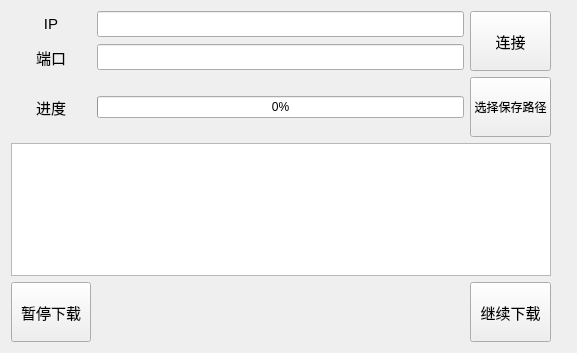
<?xml version="1.0" encoding="UTF-8"?>
<ui version="4.0">
 <class>Client</class>
 <widget class="QWidget" name="Client">
  <property name="geometry">
   <rect>
    <x>0</x>
    <y>0</y>
    <width>577</width>
    <height>353</height>
   </rect>
  </property>
  <property name="minimumSize">
   <size>
    <width>0</width>
    <height>0</height>
   </size>
  </property>
  <property name="windowTitle">
   <string>Form</string>
  </property>
  <layout class="QHBoxLayout" name="horizontalLayout">
   <item>
    <layout class="QGridLayout" name="gridLayout">
     <item row="0" column="2" rowspan="2">
      <widget class="QPushButton" name="pushButton_connect">
       <property name="minimumSize">
        <size>
         <width>40</width>
         <height>60</height>
        </size>
       </property>
       <property name="font">
        <font>
         <pointsize>11</pointsize>
        </font>
       </property>
       <property name="text">
        <string>连接</string>
       </property>
      </widget>
     </item>
     <item row="1" column="1">
      <widget class="QLineEdit" name="lineEdit_port">
       <property name="minimumSize">
        <size>
         <width>0</width>
         <height>25</height>
        </size>
       </property>
       <property name="font">
        <font>
         <pointsize>11</pointsize>
        </font>
       </property>
       <property name="text">
        <string/>
       </property>
      </widget>
     </item>
     <item row="3" column="0" colspan="3">
      <widget class="QTextEdit" name="textEdit_filemsg">
       <property name="readOnly">
        <bool>true</bool>
       </property>
      </widget>
     </item>
     <item row="0" column="0">
      <widget class="QLabel" name="label">
       <property name="minimumSize">
        <size>
         <width>0</width>
         <height>25</height>
        </size>
       </property>
       <property name="font">
        <font>
         <pointsize>11</pointsize>
        </font>
       </property>
       <property name="text">
        <string>IP</string>
       </property>
       <property name="alignment">
        <set>Qt::AlignCenter</set>
       </property>
      </widget>
     </item>
     <item row="2" column="0">
      <widget class="QLabel" name="label_3">
       <property name="font">
        <font>
         <pointsize>11</pointsize>
        </font>
       </property>
       <property name="text">
        <string>进度</string>
       </property>
       <property name="alignment">
        <set>Qt::AlignCenter</set>
       </property>
      </widget>
     </item>
     <item row="0" column="1">
      <widget class="QLineEdit" name="lineEdit_ip">
       <property name="minimumSize">
        <size>
         <width>0</width>
         <height>25</height>
        </size>
       </property>
       <property name="font">
        <font>
         <pointsize>11</pointsize>
        </font>
       </property>
       <property name="text">
        <string/>
       </property>
      </widget>
     </item>
     <item row="1" column="0">
      <widget class="QLabel" name="label_2">
       <property name="minimumSize">
        <size>
         <width>0</width>
         <height>25</height>
        </size>
       </property>
       <property name="font">
        <font>
         <pointsize>11</pointsize>
        </font>
       </property>
       <property name="text">
        <string>端口</string>
       </property>
       <property name="alignment">
        <set>Qt::AlignCenter</set>
       </property>
      </widget>
     </item>
     <item row="2" column="1">
      <widget class="QProgressBar" name="progressBar">
       <property name="value">
        <number>0</number>
       </property>
      </widget>
     </item>
     <item row="4" column="0">
      <widget class="QPushButton" name="pushButton_pause">
       <property name="minimumSize">
        <size>
         <width>0</width>
         <height>60</height>
        </size>
       </property>
       <property name="font">
        <font>
         <pointsize>11</pointsize>
        </font>
       </property>
       <property name="text">
        <string>暂停下载</string>
       </property>
      </widget>
     </item>
     <item row="4" column="2">
      <widget class="QPushButton" name="pushButton_continue">
       <property name="minimumSize">
        <size>
         <width>0</width>
         <height>60</height>
        </size>
       </property>
       <property name="font">
        <font>
         <pointsize>11</pointsize>
        </font>
       </property>
       <property name="text">
        <string>继续下载</string>
       </property>
      </widget>
     </item>
     <item row="2" column="2">
      <widget class="QPushButton" name="pushButton_chooseDirectory">
       <property name="minimumSize">
        <size>
         <width>0</width>
         <height>60</height>
        </size>
       </property>
       <property name="font">
        <font>
         <pointsize>9</pointsize>
        </font>
       </property>
       <property name="text">
        <string>选择保存路径</string>
       </property>
      </widget>
     </item>
    </layout>
   </item>
   <item>
    <widget class="QLabel" name="label_speed">
     <property name="font">
      <font>
       <pointsize>11</pointsize>
      </font>
     </property>
     <property name="text">
      <string/>
     </property>
    </widget>
   </item>
  </layout>
 </widget>
 <resources/>
 <connections/>
</ui>
